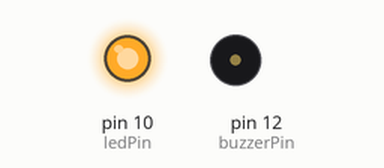
Simulated run of this sketch. Board: Arduino Uno, built with avr-gcc and run on an emulated ATmega328P. Parts: output pins drawn as LEDs (lit = HIGH), buzzer (waves = sounding, pin HIGH).

Above: at 0.5 s.
At 4.0 s:
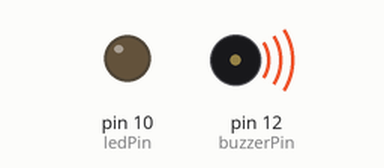
At 8.5 s:
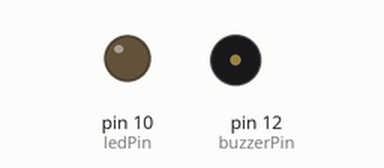
Timing chart, 0 to 9.1 s (numbered marks = the images above):
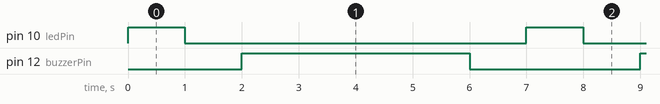

Measured:
- by itself, pin 10 (ledPin): alternates HIGH for 1.0 s and LOW for 6.0 s
- by itself, pin 12 (buzzerPin): alternates HIGH for 4.0 s and LOW for 3.0 s
- by itself, everything shown: repeats every 7.0 s, in 4 steps

The sketch:

nanoLEDAndBuzz.ino
```cpp
// Pin where the LED is connected
const int ledPin = 10;
// Pin where the buzzer is connected
const int buzzerPin = 12;

// Setup function runs once when you reset your Arduino
void setup() {
  // Initialize the digital pins as output.
  pinMode(ledPin, OUTPUT);
  pinMode(buzzerPin, OUTPUT);
}

// Loop function runs repeatedly
void loop() {
  // Turn the LED on (HIGH is the voltage level)
  digitalWrite(ledPin, HIGH);
  // Wait for 1 second (1000 milliseconds)
  delay(1000);

  // Turn the LED off by making the voltage LOW
  digitalWrite(ledPin, LOW);
  // Wait for 1 second
  delay(1000);

  // Turn the buzzer on
  digitalWrite(buzzerPin, HIGH);
  // Wait for 4 seconds (4000 milliseconds)
  delay(4000);

  // Turn the buzzer off
  digitalWrite(buzzerPin, LOW);
  // Wait for 1 second
  delay(1000);
}
```
